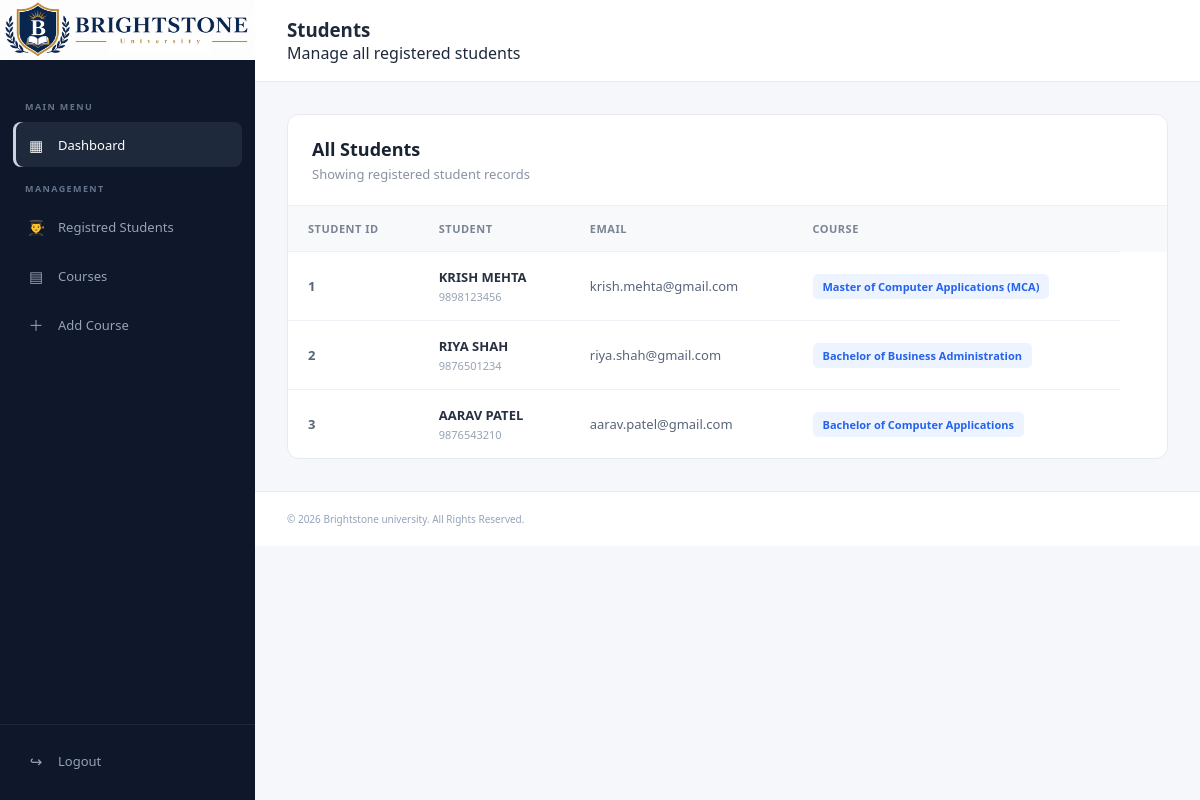
The page /admin/students.php on the database its author committed.
### tables this page shows
CREATE TABLE `registration` (
  `r_id` int(11) NOT NULL,
  `f_name` varchar(100) DEFAULT NULL,
  `email` varchar(30) DEFAULT NULL,
  `contact` varchar(30) DEFAULT NULL,
  `course` varchar(100) DEFAULT NULL
);

CREATE TABLE `course` (
  `c_id` int(11) NOT NULL,
  `c_name` varchar(100) DEFAULT NULL,
  `c_code` varchar(10) DEFAULT NULL,
  `c_type` varchar(30) DEFAULT NULL,
  `duration` varchar(30) DEFAULT NULL,
  `semester` int(11) DEFAULT NULL,
  `description` text DEFAULT NULL,
  `max_student` int(11) DEFAULT NULL,
  `department` varchar(30) DEFAULT NULL,
  `fee` int(11) DEFAULT NULL,
  `status` varchar(30) DEFAULT NULL
);

### admin/students.php (the view, shortened to what this page needs)
<?php
include("sidebar.php");
include("database.php");
?>
<!DOCTYPE html>
<html lang="en">
<head>
    <link rel="stylesheet" href="admin.css">
</head>
<body class="admin-body">
    <main class="main-content">
        <header class="topbar">
            <div>
                <h3>Students</h3>
                <p>Manage all registered students</p>
            </div>
        </header>
        <section class="page-content">
            <div class="content-card">
                <div class="table-toolbar">
                    <div>
                        <h2>All Students</h2>
                        <p>Showing registered student records</p>
                    </div>
                </div>
                <div class="student-table-wrapper">
                    <table class="student-table">
                        <thead>
                            <tr>
                                <th>STUDENT ID</th>
                                <th>STUDENT</th>
                                <th>EMAIL</th>
                                <th>COURSE<th>
                            </tr>
                        </thead>
                        <tbody>
                            <?php
                            $query = "SELECT r_id,f_name, email, contact, c_name FROM registration, course WHERE registration.course = course.c_id ORDER BY r_id DESC;";
                            $res = mysqli_query($con, $query);
                            $i=1;
                            while ($row = mysqli_fetch_assoc($res))
                            {
                            ?>
                            <tr>
                                <td><strong><?php echo $i;?></strong></td>
                                <td>
                                    <div class="student-info">
                                        <div>
                                            <strong><?php echo strtoupper($row['f_name']);?></strong>
                                            <span><?php echo $row['contact'];?></span>
                                        </div>
                                    </div>
                                </td>
                                <td><?php echo $row['email'];?></td>
                                <td>
                                    <span class="course-tag"><?php echo $row['c_name'];?></span>
                                </td>
                                <?php
                                $i++;
                                }
                                ?>
                            </tr>
                        </tbody>
                    </table>
                </div>
            </div>
        </section>
       <?php
        include("footer.php");
        ?>
    </main>
</body>
</html>

### admin/admin.css (style rules this page uses)
* { margin: 0; padding: 0; box-sizing: border-box; }
body { font-family: "Segoe UI", Arial, sans-serif; color: #1e293b; }
.admin-body { background: #f5f7fb; min-height: 100vh; }
.main-content { margin-left: 255px; min-height: 100vh; display: flex; flex-direction: column; }
.topbar { height: 82px; background: white; border-bottom: 1px solid #e7ebf0; padding: 0 32px; display: flex; align-items: center; justify-content: space-between; }
.page-content { padding: 32px; }
.content-card { background: #fff; border: 1px solid #e7eaf0; border-radius: 12px; overflow: hidden; }
.table-toolbar { padding: 22px 24px; border-bottom: 1px solid #edf0f4; display: flex; justify-content: space-between; align-items: center; gap: 20px; }
.table-toolbar h2 { color: #182230; font-size: 18px; margin-bottom: 4px; }
.table-toolbar p { color: #8993a3; font-size: 13px; }
.student-table-wrapper { overflow-x: auto; }
.student-table { width: 100%; border-collapse: collapse; }
.student-table th { background: #f8f9fb; color: #7a8494; font-size: 11px; font-weight: 700; letter-spacing: 0.5px; text-align: left; padding: 15px 20px; white-space: nowrap; }
.student-table td { padding: 16px 20px; border-top: 1px solid #edf0f4; color: #596579; font-size: 13px; white-space: nowrap; }
.student-info { display: flex; align-items: center; gap: 12px; }
.student-info strong { display: block; color: #273142; margin-bottom: 3px; }
.student-info span { color: #98a2b3; font-size: 11px; }
.course-tag { background: #eef4ff; color: #2563eb; padding: 5px 10px; border-radius: 5px; font-size: 11px; font-weight: 700; }

### rows shown on the page
registration: f_name "KRISH MEHTA", contact "9898123456", email "krish.mehta@gmail.com", course.c_name "Master of Computer Applications (MCA)"
registration: f_name "RIYA SHAH", contact "9876501234", email "riya.shah@gmail.com", course.c_name "Bachelor of Business Administration"
registration: f_name "AARAV PATEL", contact "9876543210", email "aarav.patel@gmail.com", course.c_name "Bachelor of Computer Applications"
